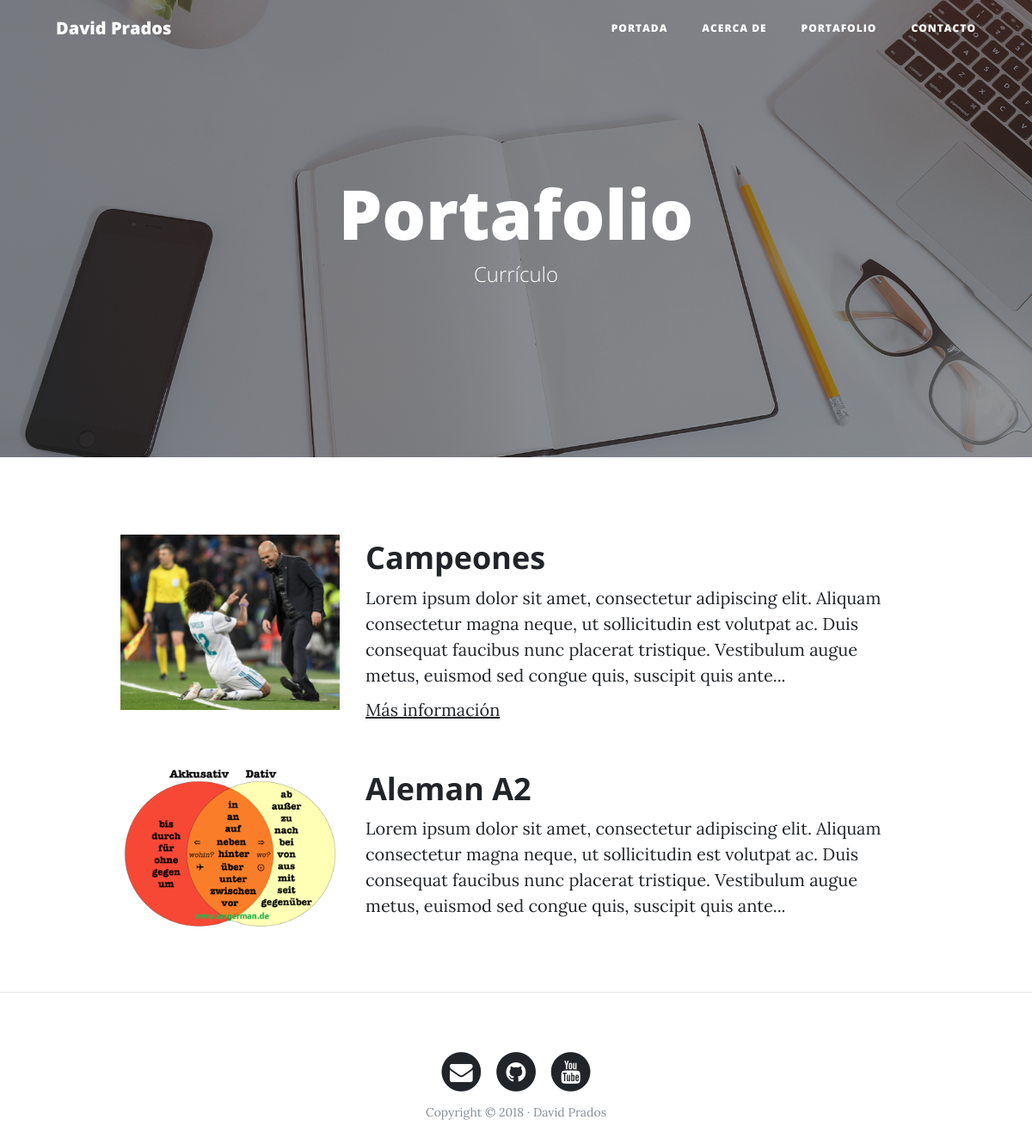
The page /portfolio/ on the database its author committed.
### portfolio/models.py (models this page shows, shortened)
class Project(models.Model):
    title = models.CharField(max_length=200, verbose_name = "Titulo")
    description = models.TextField(verbose_name = "Descripcion")
    image = models.ImageField(verbose_name = "Imagen", upload_to ="projects")
    link = models.URLField(null = True,blank=True, verbose_name="Direccion web")
    created = models.DateTimeField(auto_now_add=True, verbose_name = "Fecha de creacion")
    updated = models.DateTimeField(auto_now=True, verbose_name = "Fecha de modificacion")
    class Meta:
        verbose_name = "Proyecto"
        verbose_name_plural = "Proyectos"
        ordering = ["-created"]

### portfolio/views.py (the view)
# urls.py: path('portfolio/', portfolio_views.portfolio, name="portfolio"),
def portfolio(request):
    projects = Project.objects.all()
    return render(request, "portfolio/portfolio.html", {'projects':projects})

### portfolio/templates/portfolio/portfolio.html (shortened to what this page needs)
{% extends 'core/base.html' %}
{% block background %}{% load static %}{% static 'core/img/portfolio-bg.jpg' %}{% endblock %}
{% block headers %}
<h1>Portafolio</h1>
<span class="subheading">Currículo</span>
{% endblock %}
{% block content %}
{% for project in projects %}
    <div class="row project">
        <div class="col-lg-3 col-md-4 offset-lg-1">
            <img class="img-fluid" src="{{project.image.url}}" alt="">
        </div>
    <div class="col-lg-7 col-md-8">
            <h2 class="section-heading title">{{project.title}}</h2>
        <p>{{project.description}}</p>
        {% if project.link %}
            <p><a href="{{project.link}}">Más información</a></p>
        {% endif %}
        </div>
    </div>
{% endfor %}
{% endblock %}

### rows shown on the page
Project: image (picture), title "Campeones", description "Lorem ipsum dolor sit amet, consectetur adipiscing elit. Aliquam consectetur magna neque, ut sollicitudin est volutpat ac. Duis consequat faucibus nunc placerat tristique. Vestibulum augue metus, euismod sed congue quis, suscipit quis ante..."
Project: image (picture), title "Aleman A2", description "Lorem ipsum dolor sit amet, consectetur adipiscing elit. Aliquam consectetur magna neque, ut sollicitudin est volutpat ac. Duis consequat faucibus nunc placerat tristique. Vestibulum augue metus, euismod sed congue quis, suscipit quis ante..."
